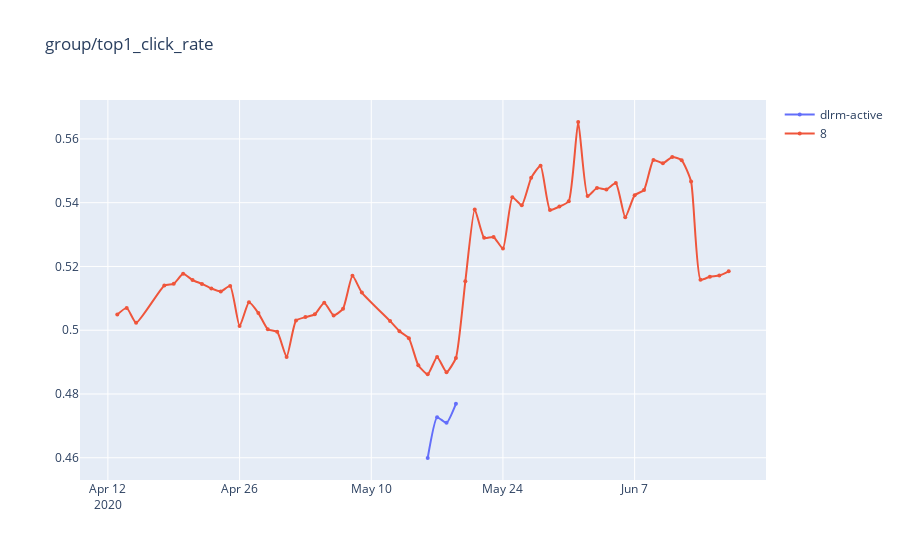
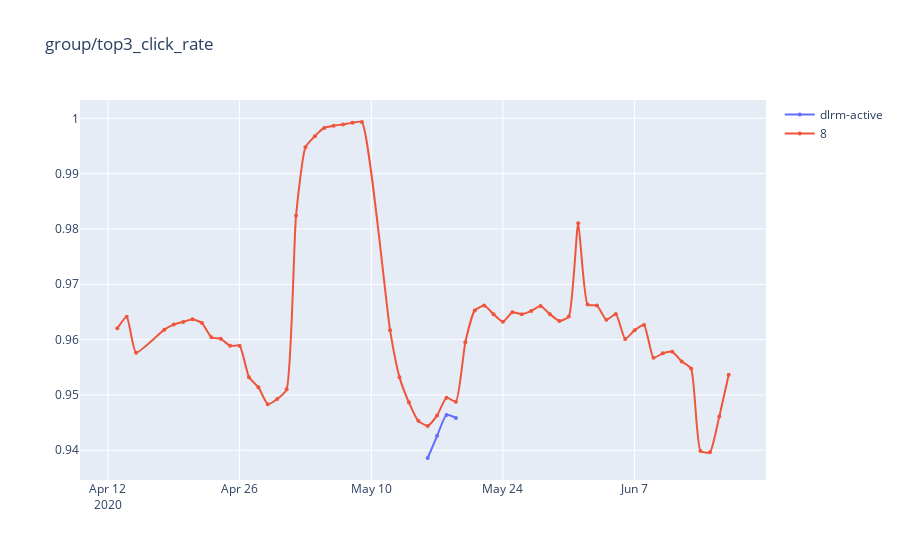
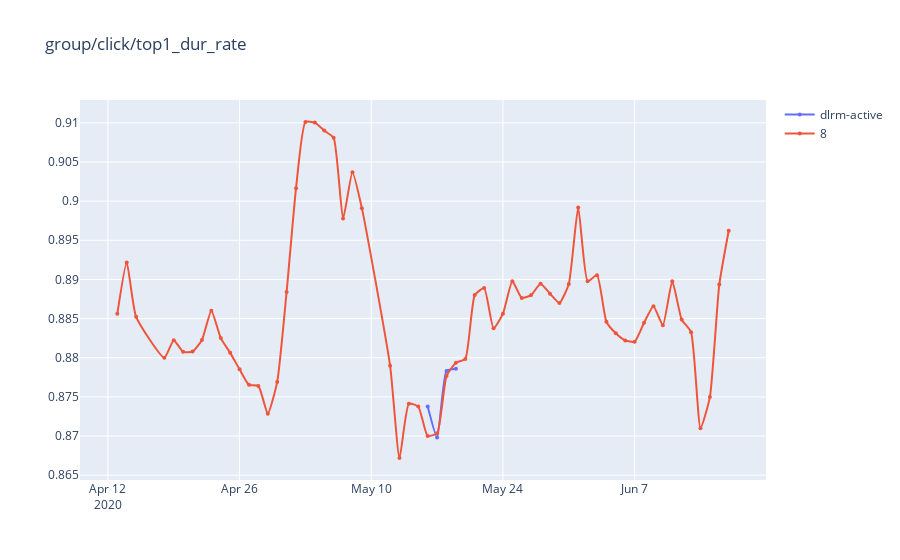
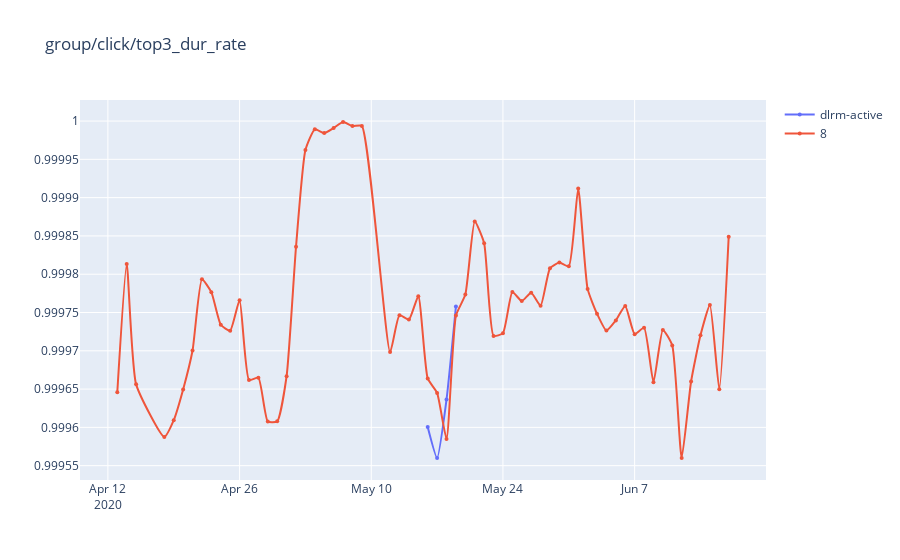

These figures' notebook cell, in order:
### Code cell
metrics = [
#            'group/sqrt/auc', 'sqrt/auc', 
#            'group/click/time_auc',
#            'quality/group/click/time_auc', 'quality/group/auc',
           'group/top1_click_rate', 'group/top3_click_rate',
           'group/click/top1_dur_rate', 'group/click/top3_dur_rate',
          ]
gezi.line(df, x='date', y=metrics, color='model')
